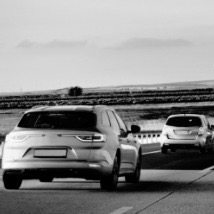
#> input picture car.png, 214 x 214 px, found by its file name
$ python Lab2-3-2.py
#> lines starting #> are read from the running program, lines starting #| are printed output that depends on the picture
import cv2
import numpy as np
import matplotlib.pyplot as plt


# Load the image
image = cv2.imread("car.png")
#> image is the input picture: shape (214, 214, 3); min 0, max 255, mean 137.9
image = cv2.cvtColor(image, cv2.COLOR_BGR2RGB)  # Convert from BGR to RGB
image = image.astype(np.uint16)

# Extract RGB channels
R = image[:, :, 0]  # Red channel
G = image[:, :, 1]  # Green channel
B = image[:, :, 2]  # Blue channel


luminosity = (R * 0.2989 + G * 0.5870 + B * 0.1140).astype(np.uint8)

# JET CONVERSION
jet = cv2.applyColorMap(luminosity, cv2.COLORMAP_JET)
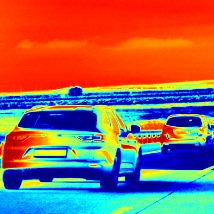
#> jet: shape (214, 214, 3); mean B, G, R 93.6, 103.9, 145.9
jet = cv2.cvtColor(jet, cv2.COLOR_BGR2RGB)


# RAINBOW CONVERSION
I = luminosity.astype(np.float32)  # Convert to float for calculations
R_new = np.sin((np.pi * I / 255) + 0) * 127 + 128
G_new = np.sin((np.pi * I / 255) + (2 * np.pi / 3)) * 127 + 128
B_new = np.sin((np.pi * I / 255) + (4 * np.pi / 3)) * 127 + 128
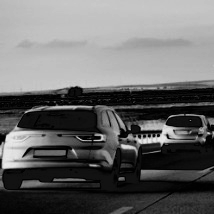
#> B_new: shape (214, 214) float32; min 1, max 237.2, mean 104.8
rainbow = np.stack([R_new, G_new, B_new], axis=-1).astype(np.uint8)
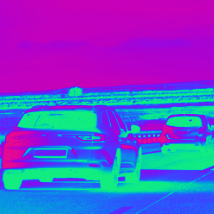
#> rainbow: shape (214, 214, 3); mean of channels 0, 1, 2 202.1, 76.2, 104.3; drawn as B, G, R


# THERMAL CONVERSION
R_new = 255 * np.maximum(0, (I - 128) / 127)
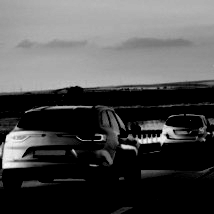
#> R_new: shape (214, 214) float32; min 0, max 253, mean 79.6
G_new = 255 * np.minimum(1, I / 128)
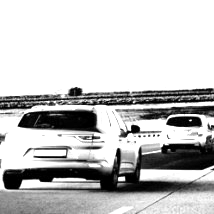
#> G_new: shape (214, 214) float32; min 0, max 255, mean 193.8
B_new = 255 * np.minimum(1, (128 - I) / 128)
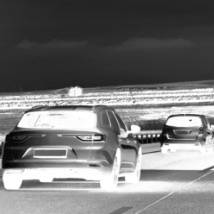
#> B_new: shape (214, 214) float32; min -251, max 255, mean -17.8; drawn with min black and max white
thermal = np.stack([R_new, G_new, B_new], axis=-1).astype(np.uint8)
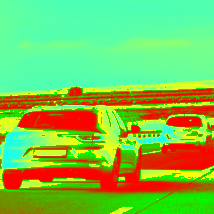
#> thermal: shape (214, 214, 3); mean of channels 0, 1, 2 79.3, 193.6, 127.5; drawn as B, G, R

# Display the result
plt.figure(figsize=(10, 5))

plt.subplot(2, 3, 1)
plt.imshow(image)
plt.title("Original Image")
plt.axis("off")

plt.subplot(2, 3, 2)
plt.imshow(luminosity, cmap="gray")
plt.title("Luminosity Grayscale")
plt.axis("off")

plt.subplot(2, 3, 3)
plt.imshow(jet, cmap="gray")
plt.title("JET")
plt.axis("off")

plt.subplot(2, 3, 4)
plt.imshow(rainbow, cmap="gray")
plt.title("Rainbow")
plt.axis("off")

plt.subplot(2, 3, 5)
plt.imshow(thermal, cmap="gray")
plt.title("Thermal")
plt.axis("off")


plt.show()

$ run again, with plane.png copied over car.png
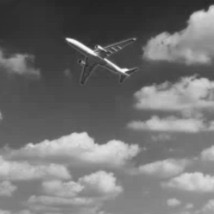
#> input picture plane.png, 214 x 214 px, found by its file name
#> image is the input picture: shape (214, 214, 3); min 35, max 254, mean 112.3
#> `B_new = 255 * np.minimum(1, (128 - I) / 128)`:
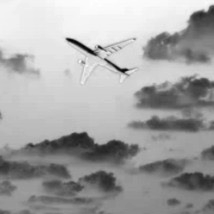
#> B_new: shape (214, 214) float32; min -249, max 187.3, mean 33.3; drawn with min black and max white
#> `thermal = np.stack([R_new, G_new, B_new], axis=-1).astype(np.uint8)`:
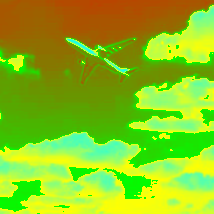
#> thermal: shape (214, 214, 3); mean of channels 0, 1, 2 27.1, 194.5, 138; drawn as B, G, R

$ run again, with snow.png copied over car.png
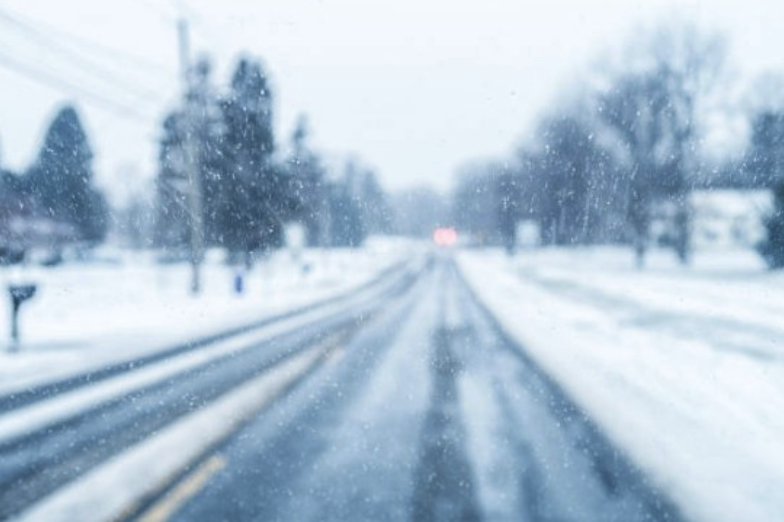
#> input picture snow.png, 784 x 522 px, found by its file name
#> image is the input picture: shape (522, 784, 3); mean B, G, R 214.9, 198.2, 178.8
#> `B_new = 255 * np.minimum(1, (128 - I) / 128)`:
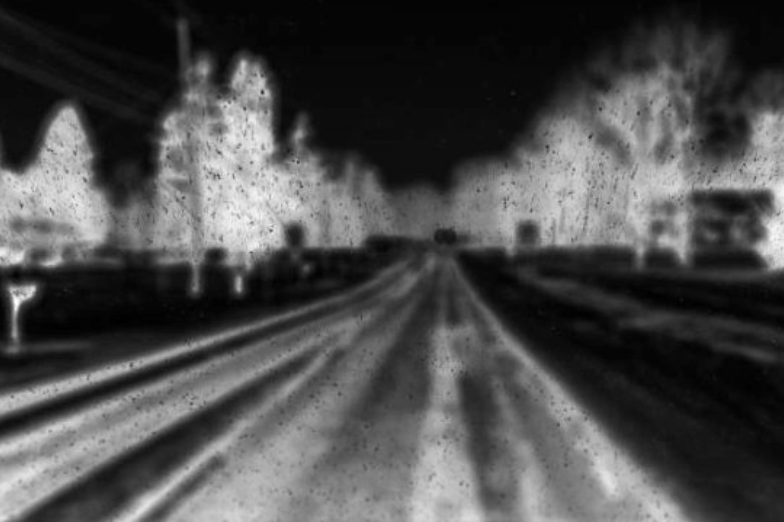
#> B_new: shape (522, 784) float32; min -243, max 133.5, mean -131; drawn with min black and max white
#> `thermal = np.stack([R_new, G_new, B_new], axis=-1).astype(np.uint8)`:
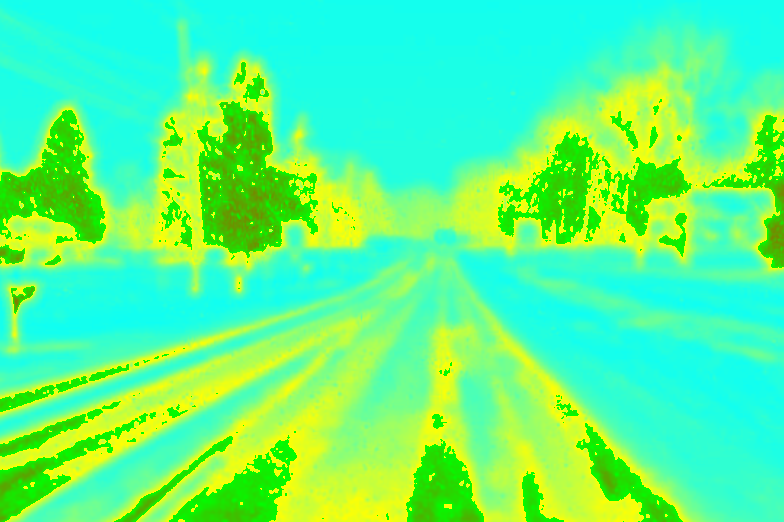
#> thermal: shape (522, 784, 3); mean of channels 0, 1, 2 135.8, 250.7, 92.3; drawn as B, G, R
